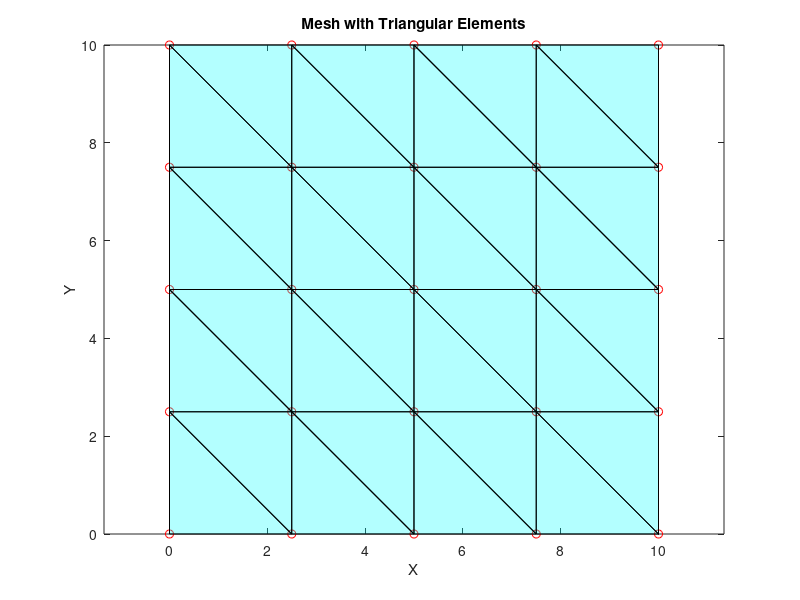

Source code (MATLAB):


% Number of grid points along x and y
nX = 4;  % number of divisions in x-direction
nY = 4;  % number of divisions in y-direction

% Define the grid size
Lx = 10;  % Length in x-direction
Ly = 10;  % Length in y-direction

x = linspace(0, Lx, nX+1);  % x coordinates
y = linspace(0, Ly, nY+1);  % y coordinates
[X, Y] = meshgrid(x, y);    % Create mesh grid

% Flatten the node arrays to form a list of nodes
nodes = [X(:), Y(:)];

% Plot the grid of nodes
figure;
plot(nodes(:,1), nodes(:,2), 'ro');
hold on;

numNodes = size(nodes, 1);

elements_quad = [];
for i = 1:nX
    for j = 1:nY
        n1 = (i-1)*(nY+1) + j;      % Node index 1
        n2 = n1 + 1;                 % Node index 2
        n3 = n1 + (nY+1);           % Node index 3
        n4 = n3 + 1;                 % Node index 4
        
        % Create two triangles for each quadrilateral
        elements_quad = [elements_quad; n1, n2, n3];  % Triangle 1
        elements_quad = [elements_quad; n2, n4, n3];  % Triangle 2
    end
end

% Number of elements after subdivision
numElements = size(elements_quad, 1);

% Plot the mesh of triangles
for i = 1:numElements
    triNodes = nodes(elements_quad(i,:), :);
    fill(triNodes(:,1), triNodes(:,2), 'c', 'FaceAlpha', 0.3); % Draw each triangle
end
title('Mesh with Triangular Elements');
xlabel('X');
ylabel('Y');
axis equal;

% Display element connectivity (each row corresponds to one triangle)
disp('Element Connectivity (Each row is a triangle):');
disp(elements_quad);
